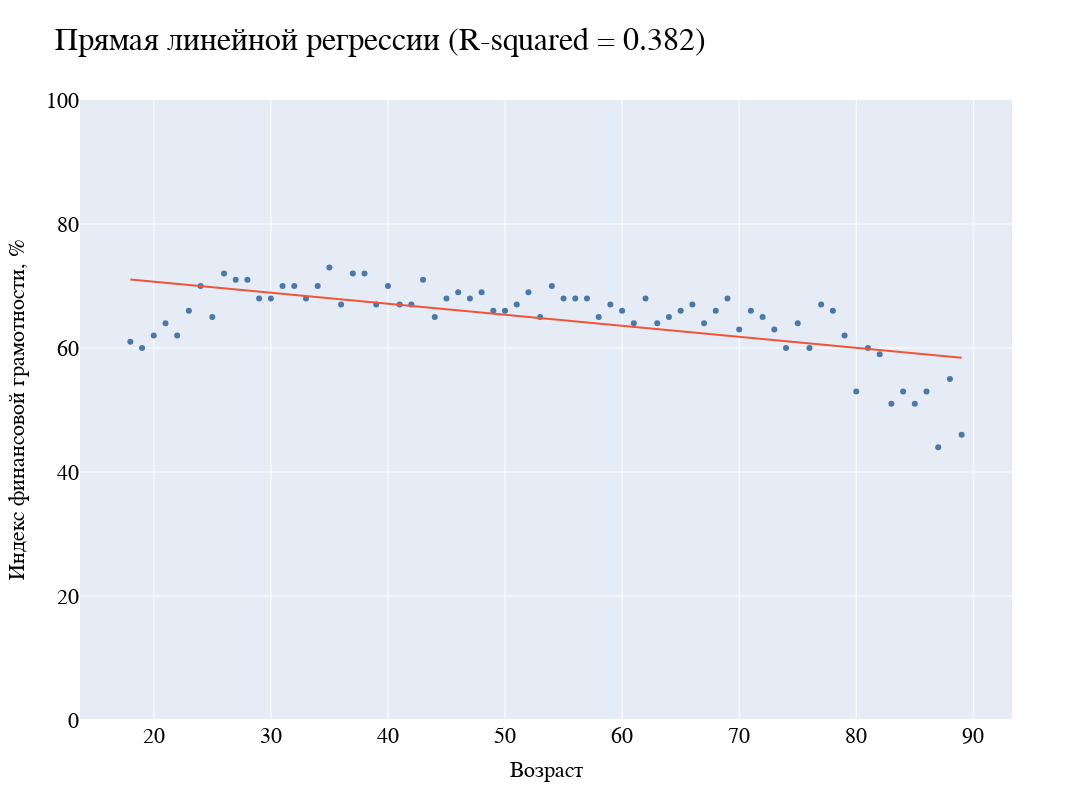

Notebook source saved alongside this figure:
### Code cell
lin_predict = lin_model.predict(mean_fingram["Age"])

fig = go.Figure()

fig = px.scatter(x = mean_fingram["Age"], y = mean_fingram["Fingram"], color_discrete_sequence=[colors[9]])
fig.add_trace(go.Scatter(x = mean_fingram["Age"], y = lin_predict, name = "Линейная регрессия", ))

fig.update_yaxes(title = "Индекс финансовой грамотности, %", title_font = dict(size = 22, family = 'Arial', color = 'black'))
fig.update_xaxes(title = "Возраст", title_font = dict(size = 22, family = 'Arial', color = 'black'))

fig.update_layout(title = f"Прямая линейной регрессии (R-squared = {round(lin_model.rsquared, 3)})",
                  font_family = "Arial",
                  font_color = "black",
                  title_font_size = 32)

fig.update_layout(margin=dict(t = 100))
fig.update_layout(yaxis_range=[0, 100])
fig.update_layout(height = 800, width = 1100)
fig.update_layout(showlegend=False)
fig.update_layout(font_family = "Arial", font_size = 22, title_font_family = "Arial", font_color = "black")

fig.show()

### Figure 1 — Plotly figure (JSON) as saved in the notebook; plotly's stock layout.template omitted (floating-point values rounded to 4 significant figures)
{"data": [{"hovertemplate": "x=%{x}<br>y=%{y}<extra></extra>", "legendgroup": "", "marker": {"color": "#4C78A8", "symbol": "circle"}, "mode": "markers", "name": "", "orientation": "v", "showlegend": false, "type": "scatter", "x": [18, 19, 20, 21, 22, 23, 24, 25, 26, 27, 28, 29, 30, 31, 32, 33, 34, 35, 36, 37, 38, 39, 40, 41, 42, 43, 44, 45, 46, 47, 48, 49, 50, 51, 52, 53, 54, 55, 56, 57, 58, 59, 60, 61, 62, 63, 64, 65, 66, 67, 68, 69, 70, 71, 72, 73, 74, 75, 76, 77, 78, 79, 80, 81, 82, 83, 84, 85, 86, 87, 88, 89], "xaxis": "x", "y": [61, 60, 62, 64, 62, 66, 70, 65, 72, 71, 71, 68, 68, 70, 70, 68, 70, 73, 67, 72, 72, 67, 70, 67, 67, 71, 65, 68, 69, 68, 69, 66, 66, 67, 69, 65, 70, 68, 68, 68, 65, 67, 66, 64, 68, 64, 65, 66, 67, 64, 66, 68, 63, 66, 65, 63, 60, 64, 60, 67, 66, 62, 53, 60, 59, 51, 53, 51, 53, 44, 55, 46], "yaxis": "y"}, {"name": "Линейная регрессия", "type": "scatter", "x": [18, 19, 20, 21, 22, 23, 24, 25, 26, 27, 28, 29, 30, 31, 32, 33, 34, 35, 36, 37, 38, 39, 40, 41, 42, 43, 44, 45, 46, 47, 48, 49, 50, 51, 52, 53, 54, 55, 56, 57, 58, 59, 60, 61, 62, 63, 64, 65, 66, 67, 68, 69, 70, 71, 72, 73, 74, 75, 76, 77, 78, 79, 80, 81, 82, 83, 84, 85, 86, 87, 88, 89], "y": [71.03, 70.85, 70.68, 70.5, 70.32, 70.14, 69.97, 69.79, 69.61, 69.44, 69.26, 69.08, 68.9, 68.73, 68.55, 68.37, 68.19, 68.02, 67.84, 67.66, 67.48, 67.31, 67.13, 66.95, 66.78, 66.6, 66.42, 66.24, 66.07, 65.89, 65.71, 65.53, 65.36, 65.18, 65.0, 64.82, 64.65, 64.47, 64.29, 64.12, 63.94, 63.76, 63.58, 63.41, 63.23, 63.05, 62.87, 62.7, 62.52, 62.34, 62.16, 61.99, 61.81, 61.63, 61.46, 61.28, 61.1, 60.92, 60.75, 60.57, 60.39, 60.21, 60.04, 59.86, 59.68, 59.5, 59.33, 59.15, 58.97, 58.8, 58.62, 58.44]}], "layout": {"font": {"color": "black", "family": "Arial", "size": 22}, "height": 800, "legend": {"tracegroupgap": 0}, "margin": {"t": 100}, "showlegend": false, "title": {"font": {"family": "Arial", "size": 32}, "text": "Прямая линейной регрессии (R-squared = 0.382)"}, "width": 1100, "xaxis": {"anchor": "y", "domain": [0, 1], "title": {"font": {"color": "black", "family": "Arial", "size": 22}, "text": "Возраст"}}, "yaxis": {"anchor": "x", "domain": [0, 1], "range": [0, 100], "title": {"font": {"color": "black", "family": "Arial", "size": 22}, "text": "Индекс финансовой грамотности, %"}}}}
